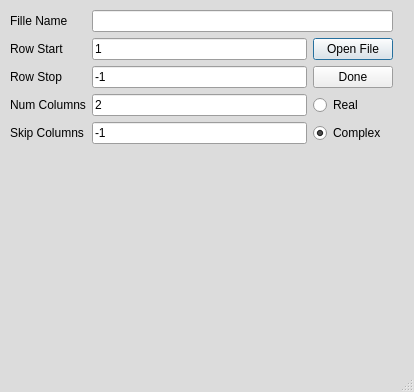
<?xml version="1.0" encoding="UTF-8"?>
<ui version="4.0">
 <class>Dialog</class>
 <widget class="QDialog" name="Dialog">
  <property name="geometry">
   <rect>
    <x>0</x>
    <y>0</y>
    <width>414</width>
    <height>392</height>
   </rect>
  </property>
  <property name="palette">
   <palette>
    <active>
     <colorrole role="Base">
      <brush brushstyle="SolidPattern">
       <color alpha="255">
        <red>255</red>
        <green>255</green>
        <blue>255</blue>
       </color>
      </brush>
     </colorrole>
     <colorrole role="Window">
      <brush brushstyle="SolidPattern">
       <color alpha="255">
        <red>220</red>
        <green>220</green>
        <blue>220</blue>
       </color>
      </brush>
     </colorrole>
    </active>
    <inactive>
     <colorrole role="Base">
      <brush brushstyle="SolidPattern">
       <color alpha="255">
        <red>255</red>
        <green>255</green>
        <blue>255</blue>
       </color>
      </brush>
     </colorrole>
     <colorrole role="Window">
      <brush brushstyle="SolidPattern">
       <color alpha="255">
        <red>220</red>
        <green>220</green>
        <blue>220</blue>
       </color>
      </brush>
     </colorrole>
    </inactive>
    <disabled>
     <colorrole role="Base">
      <brush brushstyle="SolidPattern">
       <color alpha="255">
        <red>220</red>
        <green>220</green>
        <blue>220</blue>
       </color>
      </brush>
     </colorrole>
     <colorrole role="Window">
      <brush brushstyle="SolidPattern">
       <color alpha="255">
        <red>220</red>
        <green>220</green>
        <blue>220</blue>
       </color>
      </brush>
     </colorrole>
    </disabled>
   </palette>
  </property>
  <property name="cursor">
   <cursorShape>PointingHandCursor</cursorShape>
  </property>
  <property name="windowTitle">
   <string>Reader</string>
  </property>
  <property name="windowIcon">
   <iconset resource="resource.qrc">
    <normaloff>:/imag/open_file.png</normaloff>:/imag/open_file.png</iconset>
  </property>
  <property name="sizeGripEnabled">
   <bool>true</bool>
  </property>
  <property name="modal">
   <bool>true</bool>
  </property>
  <widget class="QWidget" name="gridLayoutWidget">
   <property name="geometry">
    <rect>
     <x>10</x>
     <y>10</y>
     <width>383</width>
     <height>374</height>
    </rect>
   </property>
   <layout class="QGridLayout" name="gridLayout">
    <item row="3" column="0">
     <widget class="QLabel" name="label_4">
      <property name="text">
       <string>Num Columns</string>
      </property>
     </widget>
    </item>
    <item row="0" column="0">
     <widget class="QLabel" name="label">
      <property name="text">
       <string>Fille Name</string>
      </property>
     </widget>
    </item>
    <item row="4" column="3">
     <widget class="QRadioButton" name="b_rb_complex">
      <property name="text">
       <string>Complex</string>
      </property>
      <property name="checkable">
       <bool>true</bool>
      </property>
      <property name="checked">
       <bool>true</bool>
      </property>
     </widget>
    </item>
    <item row="2" column="2">
     <widget class="QLineEdit" name="e_row_stop">
      <property name="text">
       <string>-1</string>
      </property>
     </widget>
    </item>
    <item row="4" column="2">
     <widget class="QLineEdit" name="num_column_skip">
      <property name="text">
       <string>-1</string>
      </property>
     </widget>
    </item>
    <item row="1" column="2">
     <widget class="QLineEdit" name="e_row_start">
      <property name="text">
       <string>1</string>
      </property>
     </widget>
    </item>
    <item row="3" column="3">
     <widget class="QRadioButton" name="b_rb_real">
      <property name="text">
       <string>Real</string>
      </property>
      <property name="checked">
       <bool>false</bool>
      </property>
     </widget>
    </item>
    <item row="0" column="2" colspan="2">
     <widget class="QLineEdit" name="e_file_edit"/>
    </item>
    <item row="2" column="0">
     <widget class="QLabel" name="label_3">
      <property name="text">
       <string>Row Stop</string>
      </property>
     </widget>
    </item>
    <item row="4" column="0">
     <widget class="QLabel" name="label_5">
      <property name="text">
       <string>Skip Columns</string>
      </property>
     </widget>
    </item>
    <item row="3" column="2">
     <widget class="QLineEdit" name="e_num_column">
      <property name="text">
       <string>2</string>
      </property>
     </widget>
    </item>
    <item row="1" column="0">
     <widget class="QLabel" name="label_2">
      <property name="text">
       <string>Row Start</string>
      </property>
     </widget>
    </item>
    <item row="5" column="2">
     <widget class="QLabel" name="label_6">
      <property name="text">
       <string/>
      </property>
      <property name="pixmap">
       <pixmap resource="resource.qrc">:/imag/plot_icon.png</pixmap>
      </property>
     </widget>
    </item>
    <item row="1" column="3">
     <widget class="QPushButton" name="b_file">
      <property name="text">
       <string>Open File</string>
      </property>
      <property name="icon">
       <iconset resource="resource.qrc">
        <normaloff>:/imag/open_file.png</normaloff>:/imag/open_file.png</iconset>
      </property>
      <property name="iconSize">
       <size>
        <width>48</width>
        <height>48</height>
       </size>
      </property>
     </widget>
    </item>
    <item row="2" column="3">
     <widget class="QPushButton" name="b_done">
      <property name="text">
       <string>Done</string>
      </property>
      <property name="icon">
       <iconset resource="resource.qrc">
        <normaloff>:/imag/done.png</normaloff>:/imag/done.png</iconset>
      </property>
      <property name="iconSize">
       <size>
        <width>48</width>
        <height>48</height>
       </size>
      </property>
     </widget>
    </item>
   </layout>
  </widget>
 </widget>
 <resources>
  <include location="resource.qrc"/>
 </resources>
 <connections/>
</ui>
